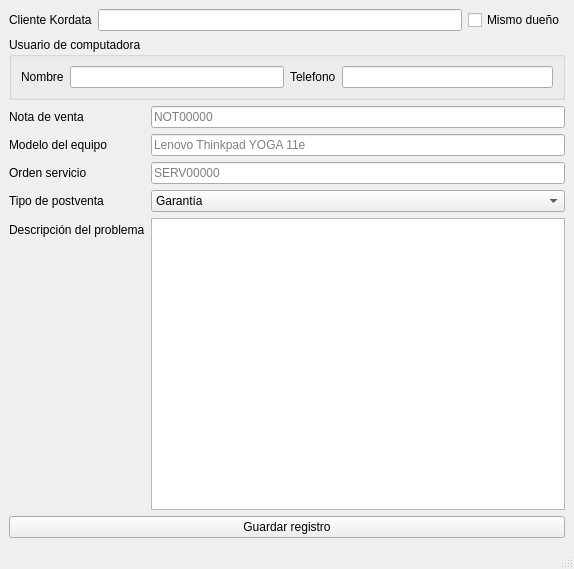
<?xml version="1.0" encoding="UTF-8"?>
<ui version="4.0">
 <class>MainWindow</class>
 <widget class="QMainWindow" name="MainWindow">
  <property name="geometry">
   <rect>
    <x>0</x>
    <y>0</y>
    <width>574</width>
    <height>569</height>
   </rect>
  </property>
  <property name="windowTitle">
   <string>Registro de postventas</string>
  </property>
  <widget class="QWidget" name="centralwidget">
   <layout class="QVBoxLayout" name="verticalLayout_2">
    <item>
     <layout class="QHBoxLayout" name="horizontalLayout_4">
      <item>
       <widget class="QLabel" name="label_9">
        <property name="text">
         <string>Cliente Kordata</string>
        </property>
       </widget>
      </item>
      <item>
       <widget class="QLineEdit" name="TxtClientName"/>
      </item>
      <item>
       <widget class="QCheckBox" name="CheckSameUser">
        <property name="text">
         <string>Mismo dueño</string>
        </property>
       </widget>
      </item>
     </layout>
    </item>
    <item>
     <widget class="QGroupBox" name="groupBox">
      <property name="title">
       <string>Usuario de computadora</string>
      </property>
      <layout class="QVBoxLayout" name="verticalLayout">
       <item>
        <layout class="QHBoxLayout" name="horizontalLayout_3">
         <item>
          <layout class="QHBoxLayout" name="horizontalLayout">
           <item>
            <widget class="QLabel" name="label_3">
             <property name="text">
              <string>Nombre</string>
             </property>
            </widget>
           </item>
           <item>
            <widget class="QLineEdit" name="TxtUserName"/>
           </item>
          </layout>
         </item>
         <item>
          <layout class="QHBoxLayout" name="horizontalLayout_2">
           <item>
            <widget class="QLabel" name="label_10">
             <property name="text">
              <string>Telefono</string>
             </property>
            </widget>
           </item>
           <item>
            <widget class="QLineEdit" name="TxtUserPhone"/>
           </item>
          </layout>
         </item>
        </layout>
       </item>
      </layout>
     </widget>
    </item>
    <item>
     <layout class="QFormLayout" name="formLayout">
      <item row="0" column="0">
       <widget class="QLabel" name="label_4">
        <property name="text">
         <string>Nota de venta</string>
        </property>
       </widget>
      </item>
      <item row="0" column="1">
       <widget class="QLineEdit" name="TxtNot">
        <property name="placeholderText">
         <string>NOT00000</string>
        </property>
       </widget>
      </item>
      <item row="1" column="0">
       <widget class="QLabel" name="label_5">
        <property name="text">
         <string>Modelo del equipo</string>
        </property>
       </widget>
      </item>
      <item row="1" column="1">
       <widget class="QLineEdit" name="TxtModel">
        <property name="placeholderText">
         <string>Lenovo Thinkpad YOGA 11e</string>
        </property>
       </widget>
      </item>
      <item row="2" column="0">
       <widget class="QLabel" name="label_6">
        <property name="text">
         <string>Orden servicio</string>
        </property>
       </widget>
      </item>
      <item row="2" column="1">
       <widget class="QLineEdit" name="TxtOS">
        <property name="placeholderText">
         <string>SERV00000</string>
        </property>
       </widget>
      </item>
      <item row="3" column="0">
       <widget class="QLabel" name="label_7">
        <property name="text">
         <string>Tipo de postventa</string>
        </property>
       </widget>
      </item>
      <item row="3" column="1">
       <widget class="QComboBox" name="CbxType">
        <item>
         <property name="text">
          <string>Garantía</string>
         </property>
        </item>
        <item>
         <property name="text">
          <string>Reparación</string>
         </property>
        </item>
        <item>
         <property name="text">
          <string>Consulta</string>
         </property>
        </item>
        <item>
         <property name="text">
          <string>Soporte</string>
         </property>
        </item>
       </widget>
      </item>
      <item row="4" column="0">
       <widget class="QLabel" name="label_8">
        <property name="text">
         <string>Descripción del problema</string>
        </property>
       </widget>
      </item>
      <item row="4" column="1">
       <widget class="QPlainTextEdit" name="TxtProblem"/>
      </item>
     </layout>
    </item>
    <item>
     <widget class="QPushButton" name="BtnSave">
      <property name="text">
       <string>Guardar registro</string>
      </property>
     </widget>
    </item>
   </layout>
  </widget>
  <widget class="QMenuBar" name="menubar">
   <property name="geometry">
    <rect>
     <x>0</x>
     <y>0</y>
     <width>574</width>
     <height>22</height>
    </rect>
   </property>
  </widget>
  <widget class="QStatusBar" name="statusbar"/>
 </widget>
 <resources/>
 <connections/>
</ui>
